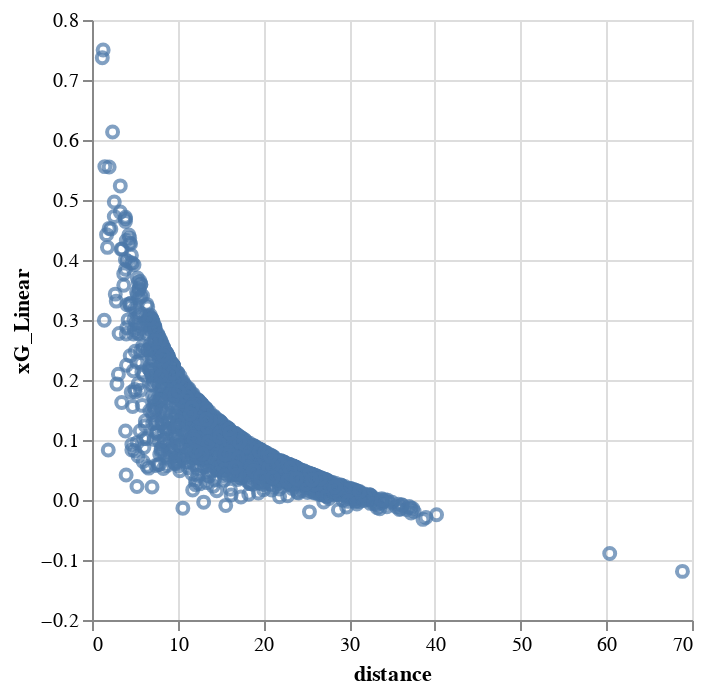

Notebook cell for this chart:
### Code cell
import altair as alt

fig = alt.Chart(df_shot).mark_point().encode(
  x='distance',y='xG_Linear')
fig

### Figure 1 — Vega-Lite specification as saved in the notebook (floating-point values rounded to 4 significant figures; data arrays with more than 128 entries replaced by an {"elided": "..."} marker saying what was removed)
{"config": {"view": {"continuousWidth": 300, "continuousHeight": 300}}, "data": {"name": "data-bce993540ea8bc802bebde6877dbf21c"}, "mark": {"type": "point"}, "encoding": {"x": {"field": "distance", "type": "quantitative"}, "y": {"field": "xG_Linear", "type": "quantitative"}}, "$schema": "https://vega.github.io/schema/vega-lite/v5.17.0.json", "datasets": {"data-bce993540ea8bc802bebde6877dbf21c": {"elided": "1382 records"}}}
